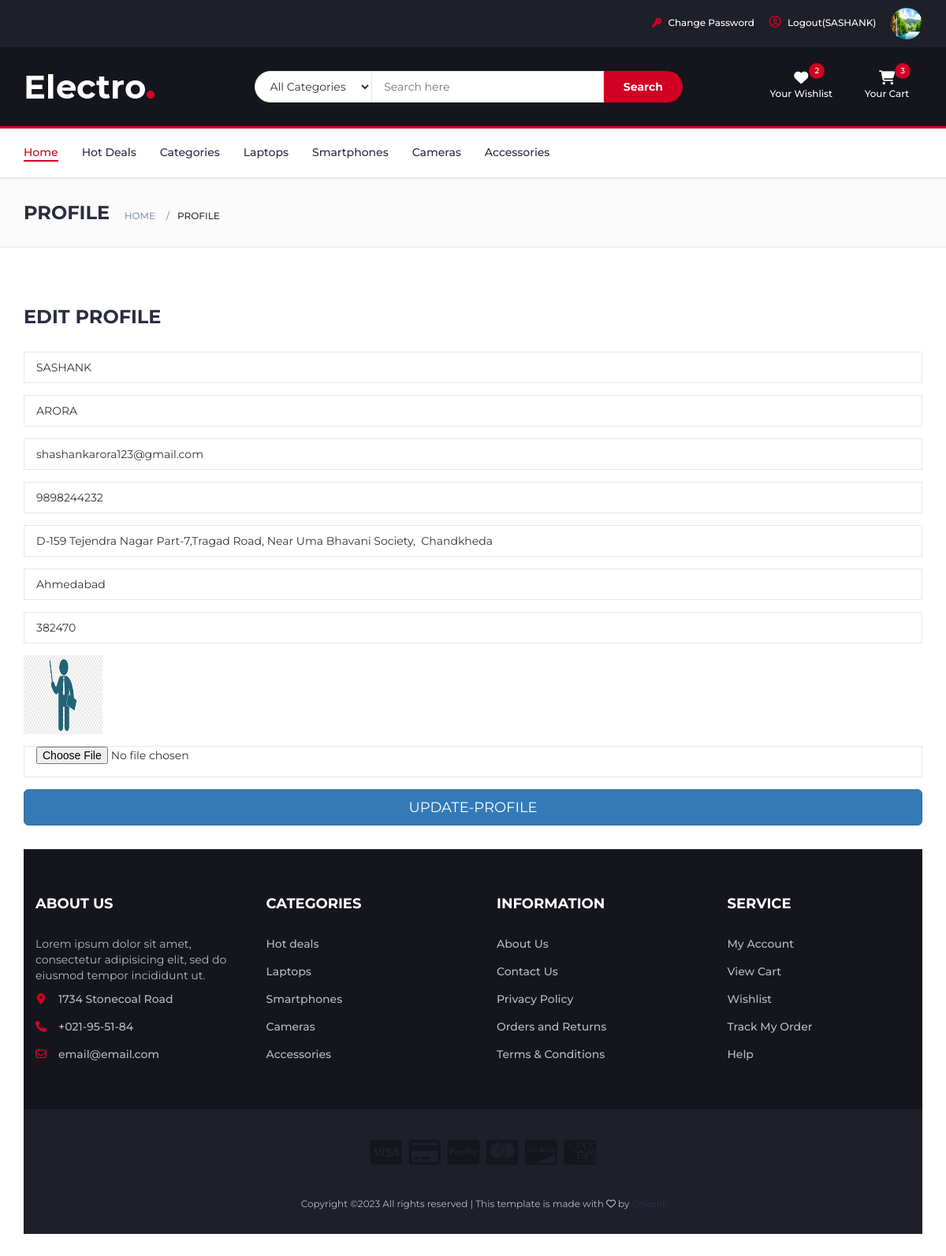
Page /profile/ (signed in) on the earlier database version.
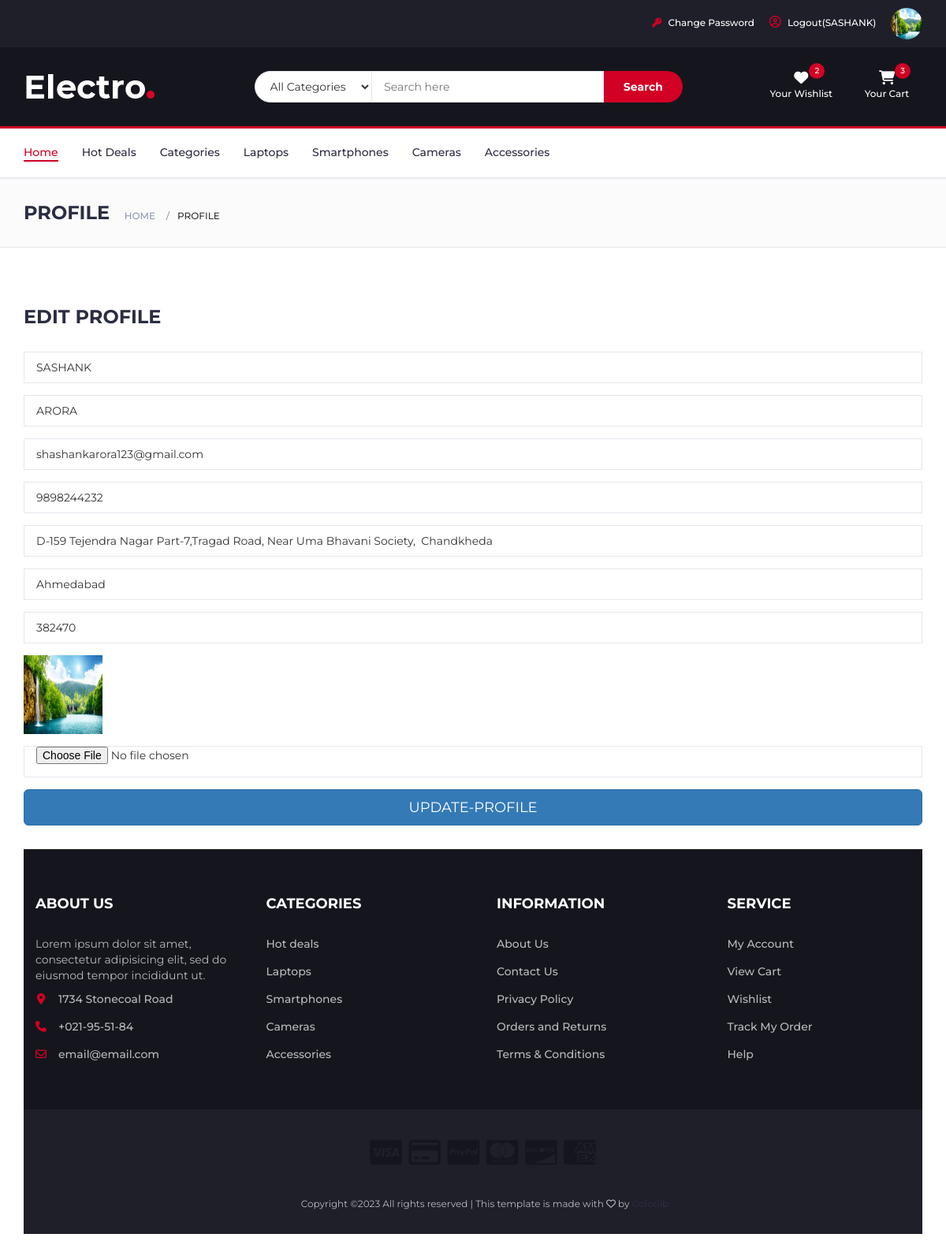
Same page on the later database version.
### myapp/models.py (models this page shows, shortened)
class User(models.Model):
	fname=models.CharField(max_length=100)
	lname=models.CharField(max_length=100)
	email=models.EmailField()
	mobile=models.PositiveIntegerField()
	address=models.TextField()
	city=models.CharField(max_length=100)
	zipcode=models.PositiveIntegerField()
	password=models.CharField(max_length=100)
	profile_pic=models.ImageField(upload_to="profile_pic/",default="")
	usertype=models.CharField(max_length=100, default="buyer")

### myapp/views.py (the view)
# urls.py: path('profile/',views.profile,name='profile'),
def profile(request):
	user=User.objects.get(email=request.session['email'])
	if request.method=="POST":
		user.fname=request.POST['fname']
		user.lname=request.POST['lname']
		user.mobile=request.POST['mobile']
		user.address=request.POST['address']
		user.city=request.POST['city']
		user.zipcode=request.POST['zipcode']
		try:
			user.profile_pic=request.FILES['profile_pic']
		except:
			pass
		user.save()
		msg="Profile Updated successfully"
		request.session['profile_pic']=user.profile_pic.url
		return render(request,'profile.html',{'user':user,'msg':msg})
	else:
		return render(request,'profile.html',{'user':user})

### myapp/templates/profile.html (shortened to what this page needs)
{% extends 'header.html' %}
{% load static %}
{% block content %}
<!DOCTYPE html>
<html lang="en">
	<head>
    </head>
	<body>
		<div id="breadcrumb" class="section">
			<div class="container">
				<div class="row">
					<div class="col-md-12">
						<h3 class="breadcrumb-header">Profile</h3>
						<ul class="breadcrumb-tree">
							<li><a href="/">Home</a></li>
							<li class="active">Profile</li>
						</ul>
					</div>
				</div>
			</div>
		</div>
		<div class="section">
			<div class="container">
				<div class="row">
					<div class="col-md-12">
						<div class="billing-details">
							<div class="section-title">
								<h3 class="title">Edit Profile</h3>
							</div>
							<form name="profile" method="post" action="{% url 'profile' %}" enctype="multipart/form-data">
								<div class="form-group">
									<input class="input" type="text" name="fname" value="{{user.fname}}">
								</div>
								<div class="form-group">
									<input class="input" type="text" name="lname" value="{{user.lname}}">
								</div>
								<div class="form-group">
									<input class="input" type="email" name="email" value="{{user.email}}" readonly>
								</div>
								<div class="form-group">
									<input class="input" type="mobile" name="mobile" value="{{user.mobile}}">
								</div>
								<div class="form-group">
									<input class="input" type="text" name="address" placeholder="Address" value="{{user.address}}">
								</div>
								<div class="form-group">
									<input class="input" type="text" name="city" placeholder="City" value="{{user.city}}">
								</div>
								<div class="form-group">
									<input class="input" type="number" name="zipcode" placeholder="ZIP Code" value="{{user.zipcode}}">
								</div>
								<div class="form-group">
									<img src="{{user.profile_pic.url}}" width="100px" height="100px">
								</div>
								<div class="form-group">
									<input class="input" type="file" name="profile_pic">
								</div>
								<div class="form-group">
									<input type="submit" value="UPDATE-PROFILE" class="btn btn-primary btn-lg btn-block">
								</div>
							</form>
						</div>
	</body>
</html>
{% endblock %}

### myapp/templates/header.html (shortened to what this page needs)
{% load static %}
<!DOCTYPE html>
<html lang="en">
	<head>
		<link type="text/css" rel="stylesheet" href="{% static 'css/bootstrap.min.css' %}"/>
		<link type="text/css" rel="stylesheet" href="{% static 'css/slick.css' %}"/>
		<link type="text/css" rel="stylesheet" href="{% static 'css/slick-theme.css' %}"/>
		<link type="text/css" rel="stylesheet" href="{% static 'css/nouislider.min.css' %}"/>
		<link rel="stylesheet" href="{% static 'css/font-awesome.min.css' %}">
		<link type="text/css" rel="stylesheet" href="{% static 'css/style.css' %}"/>
    </head>
	<body>
		<header>
			<div id="top-header">
				<div class="container">
					<ul class="header-links pull-right">
						{% if request.session.email %}
							<li><a href="{% url 'change-password' %}"><i style='font-size:15px, ' class='fa fa-key'></i> Change Password</a></li>
							<li><a href="{% url 'logout' %}"><i style='font-size:15px' class='far'>&#xf2bd;</i> Logout({{request.session.fname}})</a></li>
							<li> <a href="{% url 'profile' %}"><img src="{{request.session.profile_pic}}" width="40px" height="40px" style="border-radius: 50%;"> </a></li>
						{% else %}
							<li><a href="{% url 'signup' %}"><i style='font-size:15px' class='far'>&#xf2bd;</i> Sign Up</a></li>
							<li><a href="{% url 'login' %}"><i style='font-size:15px' class='far'>&#xf2bd;</i> Login</a></li>
						{% endif %}
					</ul>
				</div>
			</div>
			<div id="header">
				<div class="container">
					<div class="row">
						<div class="col-md-3">
							<div class="header-logo">
								<a href="/" class="logo">
									<img src="{% static './img/logo.png' %}" alt="">
								</a>
							</div>
						</div>
						<div class="col-md-6">
							<div class="header-search">
								<form>
									<select class="input-select">
										<option value="0">All Categories</option>
									</select>
									<input class="input" placeholder="Search here">
									<button class="search-btn">Search</button>
								</form>
							</div>
						</div>
						<div class="col-md-3 clearfix">
							<div class="header-ctn">
								<div>
									<a href="#">
										<i class="fa fa-heart"></i>
										<span>Your Wishlist</span>
										<div class="qty">2</div>
									</a>
								</div>
								<div class="dropdown">
									<a class="dropdown-toggle" data-toggle="dropdown" aria-expanded="true">
										<i class="fa fa-shopping-cart"></i>
										<span>Your Cart</span>
										<div class="qty">3</div>
									</a>
								</div>
							</div>
						</div>
					</div>
				</div>
			</div>
		</header>
		<nav id="navigation">
			<div class="container">
				<div id="responsive-nav">
					<ul class="main-nav nav navbar-nav">
						<li class="active"><a href="#">Home</a></li>
						<li><a href="#">Hot Deals</a></li>
						<li><a href="#">Categories</a></li>
						<li><a href="#">Laptops</a></li>
						<li><a href="#">Smartphones</a></li>
						<li><a href="#">Cameras</a></li>
						<li><a href="#">Accessories</a></li>
					</ul>
				</div>
			</div>
		</nav>
		{% block content %}
		{% endblock %}
		<footer id="footer">
			<div class="section">
				<div class="container">
					<div class="row">
						<div class="col-md-3 col-xs-6">
							<div class="footer">
								<h3 class="footer-title">About Us</h3>
								<p>Lorem ipsum dolor sit amet, consectetur adipisicing elit, sed do eiusmod tempor incididunt ut.</p>
								<ul class="footer-links">
									<li><a href="#"><i class="fa fa-map-marker"></i>1734 Stonecoal Road</a></li>
									<li><a href="#"><i class="fa fa-phone"></i>+021-95-51-84</a></li>
									<li><a href="#"><i class="fa fa-envelope-o"></i>email@email.com</a></li>
								</ul>
							</div>
						</div>
						<div class="col-md-3 col-xs-6">
							<div class="footer">
								<h3 class="footer-title">Categories</h3>
								<ul class="footer-links">
									<li><a href="#">Hot deals</a></li>
									<li><a href="#">Laptops</a></li>
									<li><a href="#">Smartphones</a></li>
									<li><a href="#">Cameras</a></li>
									<li><a href="#">Accessories</a></li>
								</ul>
							</div>
						</div>
						<div class="col-md-3 col-xs-6">
							<div class="footer">
								<h3 class="footer-title">Information</h3>
								<ul class="footer-links">
									<li><a href="#">About Us</a></li>
									<li><a href="#">Contact Us</a></li>
									<li><a href="#">Privacy Policy</a></li>
									<li><a href="#">Orders and Returns</a></li>
									<li><a href="#">Terms & Conditions</a></li>
								</ul>
							</div>
						</div>
						<div class="col-md-3 col-xs-6">
							<div class="footer">
								<h3 class="footer-title">Service</h3>
								<ul class="footer-links">
									<li><a href="#">My Account</a></li>
									<li><a href="#">View Cart</a></li>
									<li><a href="#">Wishlist</a></li>
									<li><a href="#">Track My Order</a></li>
									<li><a href="#">Help</a></li>
								</ul>
							</div>
						</div>
					</div>
				</div>
			</div>
			<div id="bottom-footer" class="section">
				<div class="container">
					<div class="row">
						<div class="col-md-12 text-center">
							<ul class="footer-payments">
								<li><a href="#"><i class="fa fa-cc-visa"></i></a></li>
								<li><a href="#"><i class="fa fa-credit-card"></i></a></li>
								<li><a href="#"><i class="fa fa-cc-paypal"></i></a></li>
								<li><a href="#"><i class="fa fa-cc-mastercard"></i></a></li>
								<li><a href="#"><i class="fa fa-cc-discover"></i></a></li>
								<li><a href="#"><i class="fa fa-cc-amex"></i></a></li>
							</ul>
							<span class="copyright">
								Copyright &copy;<script>document.write(new Date().getFullYear());</script> All rights reserved | This template is made with <i class="fa fa-heart-o" aria-hidden="true"></i> by <a href="https://colorlib.com" target="_blank">Colorlib</a>
							</span>
						</div>
					</div>
				</div>
			</div>
		</footer>
	</body>
</html>

### myapp/static/css/style.css (style rules this page uses)
body { font-family: 'Montserrat', sans-serif; font-weight: 400; color: #333; }
h1, h2, h3, h4, h5, h6 { color: #2B2D42; font-weight: 700; margin: 0 0 10px; }
a { color: #2B2D42; font-weight: 500; -webkit-transition: 0.2s color; transition: 0.2s color; }
ul, ol { margin: 0; padding: 0; list-style: none }
.input { height: 40px; padding: 0px 15px; border: 1px solid #E4E7ED; background-color: #FFF; width: 100%; }
.input-select { padding: 0px 15px; background: #FFF; border: 1px solid #E4E7ED; height: 40px; }
.section { padding-top: 30px; padding-bottom: 30px; }
.section-title { position: relative; margin-bottom: 30px; margin-top: 15px; }
.section-title .title { display: inline-block; text-transform: uppercase; margin: 0px; }
#breadcrumb { padding: 30px 0px; background: #FBFBFC; border-bottom: 1px solid #E4E7ED; margin-bottom: 30px; }
#breadcrumb .breadcrumb-header { display: inline-block; margin-top: 0px; margin-bottom: 0px; margin-right: 15px; text-transform: uppercase; }
#breadcrumb .breadcrumb-tree { display: inline-block; }
#breadcrumb .breadcrumb-tree li { display: inline-block; font-size: 12px; font-weight: 500; text-transform: uppercase; }
#breadcrumb .breadcrumb-tree li+li { margin-left: 10px; }
#breadcrumb .breadcrumb-tree li+li:before { content: '/'; display: inline-block; color: #8D99AE; margin-right: 10px; }
#breadcrumb .breadcrumb-tree li a { color: #8D99AE; }
#top-header { padding-top: 10px; padding-bottom: 10px; background-color: #1E1F29; }
.header-links li { display: inline-block; margin-right: 15px; font-size: 12px; }
.header-links li:last-child { margin-right: 0px; }
.header-links li a { color: #FFF; }
.header-links li i { color: #D10024; margin-right: 5px; }
#header { padding-top: 15px; padding-bottom: 15px; background-color: #15161D; }
.header-logo { float: left; }
.header-logo .logo img { display: block; }
.header-search { padding: 15px 0px; }
.header-search form { position: relative; }
.header-search form .input-select { margin-right: -4px; border-radius: 40px 0px 0px 40px; }
.header-search form .input { width: calc(100% - 260px); margin-right: -4px; }
.header-search form .search-btn { height: 40px; width: 100px; background: #D10024; color: #FFF; font-weight: 700; border: none; border-radius: 0px 40px 40px 0px; }
.header-ctn { float: right; padding: 15px 0px; }
.header-ctn>div { display: inline-block; }
.header-ctn>div+div { margin-left: 15px; }
.header-ctn>div>a { display: block; position: relative; width: 90px; text-align: center; color: #FFF; }
.header-ctn>div>a>i { display: block; font-size: 18px; }
.header-ctn>div>a>span { font-size: 12px; }
.header-ctn>div>a>.qty { position: absolute; right: 15px; top: -10px; width: 20px; height: 20px; line-height: 20px; text-align: center; border-radius: 50%; font-size: 10px; color: #FFF; background-color: #D10024; }
#navigation { background: #FFF; border-bottom: 2px solid #E4E7ED; border-top: 3px solid #D10024; }
.main-nav>li+li { margin-left: 30px }
.main-nav>li>a { padding: 20px 0px; }
.main-nav>li>a:hover, .main-nav>li>a:focus, .main-nav>li.active>a { color: #D10024; background-color: transparent; }
.main-nav>li>a:after { content: ""; display: block; width: 0%; height: 2px; background-color: #D10024; -webkit-transition: 0.2s all; transition: 0.2s all; }
.main-nav>li>a:hover:after, .main-nav>li>a:focus:after, .main-nav>li.active>a:after { width: 100%; }
.billing-details { margin-bottom: 30px; }
#footer { background: #15161D; color: #B9BABC; }
#bottom-footer { background: #1E1F29; }
.footer { margin: 30px 0px; }
.footer .footer-title { color: #FFF; text-transform: uppercase; font-size: 18px; margin: 0px 0px 30px; }
.footer-links li+li { margin-top: 15px; }
.footer-links li a { color: #B9BABC; }
.footer-links li i { margin-right: 15px; color: #D10024; width: 14px; text-align: center; }
.copyright { margin-top: 30px; display: block; font-size: 12px; }
.footer-payments li { display: inline-block; margin-right: 5px; }
.footer-payments li a { color: #15161D; font-size: 36px; display: block; }

Differences in the rows shown:
changed User "SASHANK": profile_pic: a different picture
